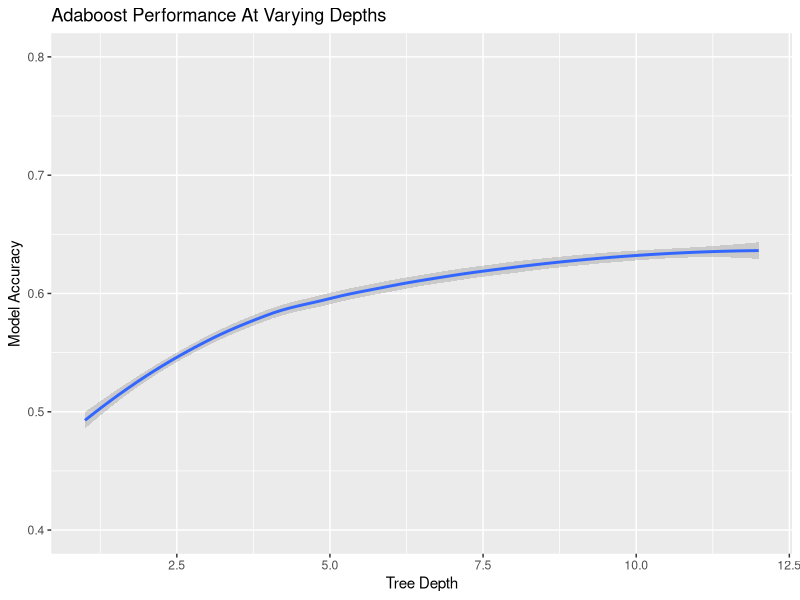

Here is the R script that generated this plot:
require(ggplot2)
depth = c(1, 2, 3, 4, 5, 6, 7, 8, 9, 10, 11, 12)
scores = c(.48826, .53631, .5639, .58172, .59443, .60686, .61582, .6209, .62823, .63216, .63524, 0.63606)
qplot(depth, scores, ylim = c(.4, 0.8), xlab = 'Tree Depth', ylab = 'Model Accuracy', geom = 'smooth', main = 'Adaboost Performance At Varying Depths')
